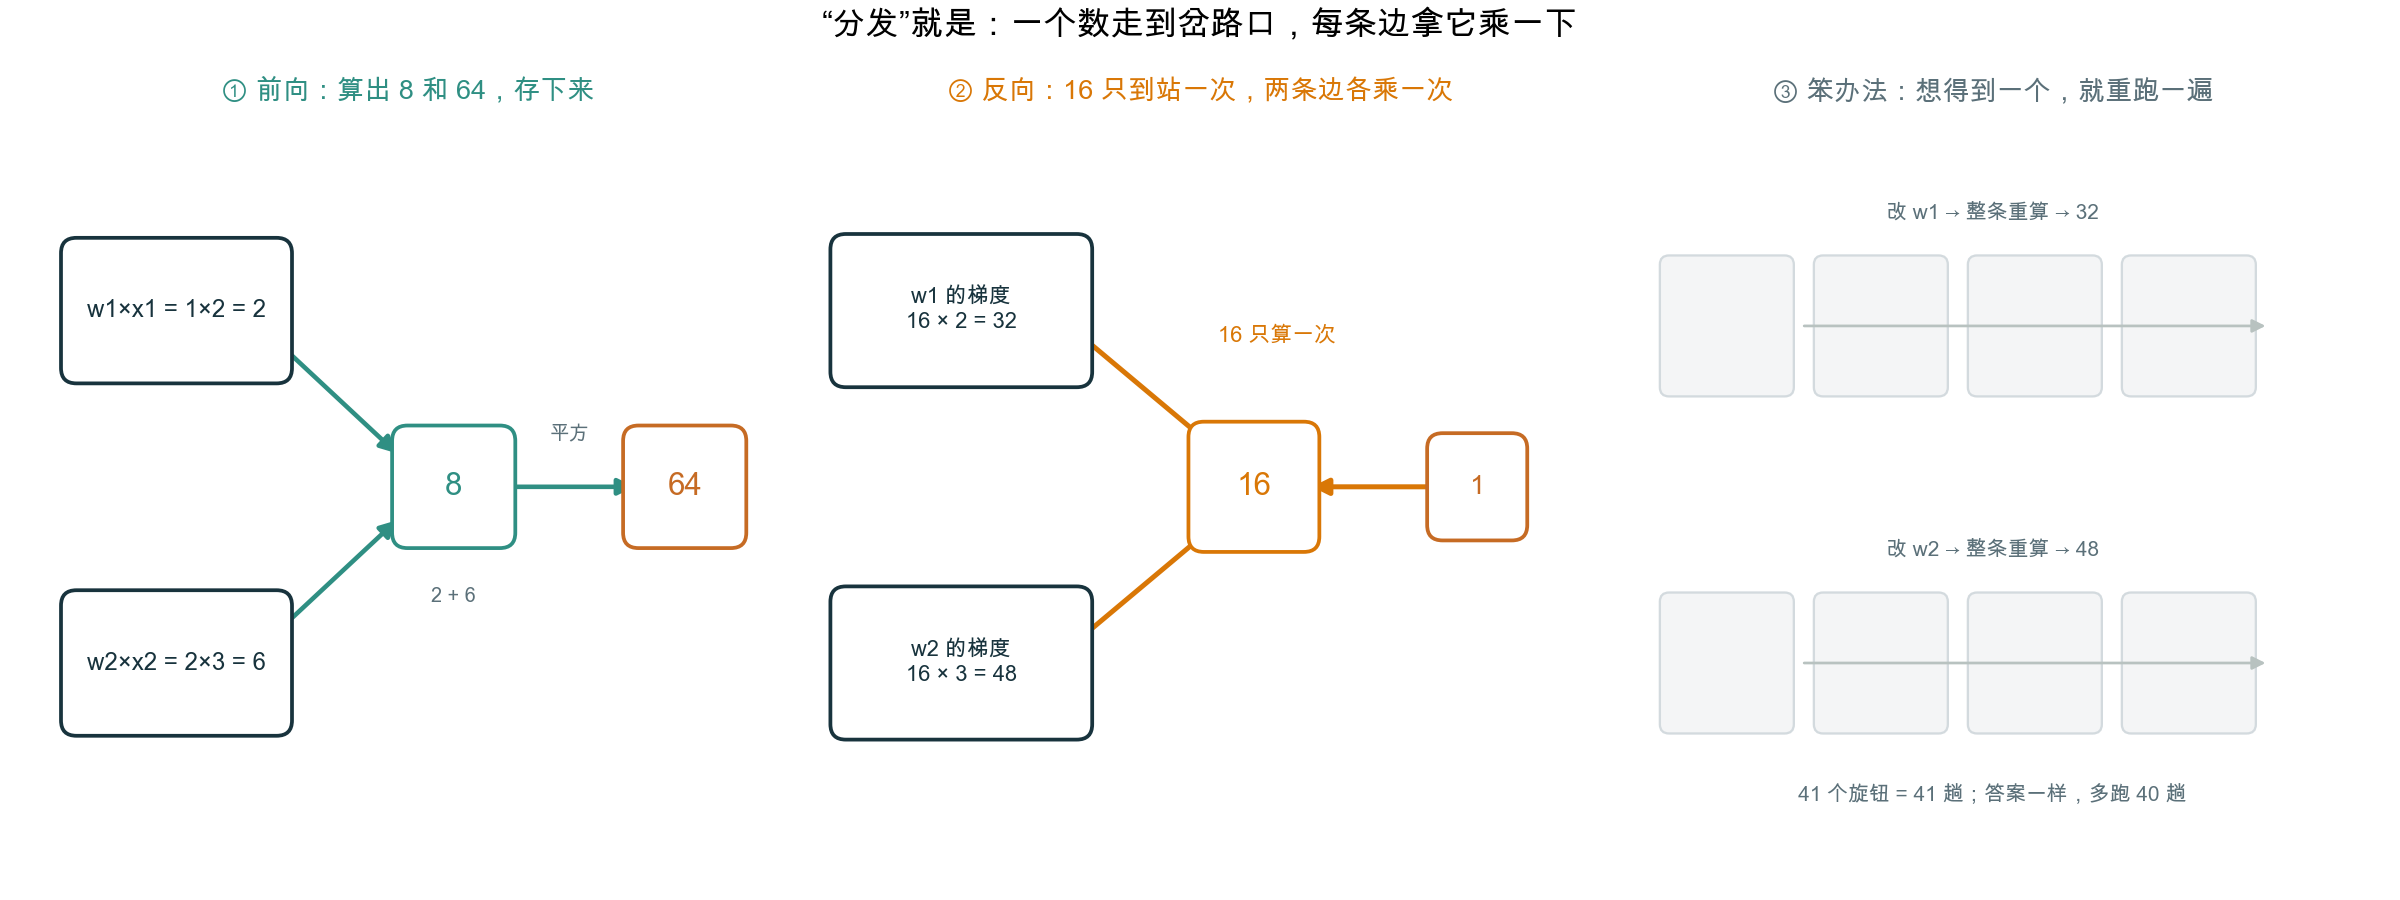

Write the Python code that produced this figure.
"""两个旋钮，把“分发”算给你看：16 只算一次，两条边各乘一次。"""
import matplotlib
matplotlib.use("Agg")
import matplotlib.pyplot as plt
from matplotlib.patches import FancyArrowPatch, FancyBboxPatch

plt.rcParams["font.sans-serif"] = ["Arial Unicode MS", "Heiti TC", "STHeiti", "DejaVu Sans"]
plt.rcParams["axes.unicode_minus"] = False
INK, TEAL, ORANGE, MUTED = "#18333d", "#087f8c", "#c66b24", "#5b7079"
FWD, BWD = "#2f8f83", "#d97706"

def box(ax, x, y, txt, color=INK, w=0.26, h=0.15, fs=11.5):
    ax.add_patch(FancyBboxPatch((x - w/2, y - h/2), w, h, boxstyle="round,pad=0.02",
                                fc="white", ec=color, lw=1.8, zorder=3))
    ax.text(x, y, txt, ha="center", va="center", fontsize=fs, color=color, zorder=4)

fig, axes = plt.subplots(1, 3, figsize=(16, 6.0))
for ax in axes:
    ax.set_xlim(0, 1); ax.set_ylim(0, 1); ax.axis("off")

# ① 前向
a = axes[0]
a.set_title("① 前向：算出 8 和 64，存下来", fontsize=13, color=FWD)
box(a, 0.20, 0.74, "w1×x1 = 1×2 = 2")
box(a, 0.20, 0.28, "w2×x2 = 2×3 = 6")
box(a, 0.56, 0.51, "8", color=FWD, w=0.12, h=0.12, fs=15)
box(a, 0.86, 0.51, "64", color=ORANGE, w=0.12, h=0.12, fs=15)
a.add_patch(FancyArrowPatch((0.33, 0.70), (0.49, 0.55), arrowstyle="-|>", mutation_scale=16, color=FWD, lw=2.2))
a.add_patch(FancyArrowPatch((0.33, 0.32), (0.49, 0.47), arrowstyle="-|>", mutation_scale=16, color=FWD, lw=2.2))
a.add_patch(FancyArrowPatch((0.62, 0.51), (0.80, 0.51), arrowstyle="-|>", mutation_scale=16, color=FWD, lw=2.2))
a.text(0.56, 0.36, "2 + 6", fontsize=9.5, color=MUTED, ha="center")
a.text(0.71, 0.57, "平方", fontsize=9.5, color=MUTED, ha="center")

# ② 反向
b = axes[1]
b.set_title("② 反向：16 只到站一次，两条边各乘一次", fontsize=13, color=BWD)
box(b, 0.19, 0.74, "w1 的梯度\n16 × 2 = 32", w=0.30, h=0.16, fs=10.5)
box(b, 0.19, 0.28, "w2 的梯度\n16 × 3 = 48", w=0.30, h=0.16, fs=10.5)
box(b, 0.57, 0.51, "16", color=BWD, w=0.13, h=0.13, fs=15)
box(b, 0.86, 0.51, "1", color=ORANGE, w=0.09, h=0.10, fs=13)
b.add_patch(FancyArrowPatch((0.81, 0.51), (0.64, 0.51), arrowstyle="-|>", mutation_scale=16, color=BWD, lw=2.4))
b.add_patch(FancyArrowPatch((0.52, 0.56), (0.33, 0.72), arrowstyle="-|>", mutation_scale=16, color=BWD, lw=2.4))
b.add_patch(FancyArrowPatch((0.52, 0.46), (0.33, 0.30), arrowstyle="-|>", mutation_scale=16, color=BWD, lw=2.4))
b.text(0.60, 0.70, "16 只算一次", fontsize=10.5, color=BWD, ha="center")

# ③ 笨办法
c = axes[2]
c.set_title("③ 笨办法：想得到一个，就重跑一遍", fontsize=13, color=MUTED)
for k, (yy, label) in enumerate([(0.72, "改 w1 → 整条重算 → 32"), (0.28, "改 w2 → 整条重算 → 48")]):
    for i in range(4):
        c.add_patch(FancyBboxPatch((0.08 + i*0.20, yy - 0.08), 0.15, 0.16, boxstyle="round,pad=0.012",
                                   fc="#f4f5f6", ec="#d3dade", lw=1.1))
    c.add_patch(FancyArrowPatch((0.25, yy), (0.86, yy), arrowstyle="-|>",
                                mutation_scale=13, color="#b8c2c0", lw=1.3))
    c.text(0.50, yy + 0.14, label, fontsize=10, color=MUTED, ha="center")
c.text(0.50, 0.10, "41 个旋钮 = 41 趟；答案一样，多跑 40 趟", fontsize=10, color=MUTED, ha="center")

fig.suptitle("“分发”就是：一个数走到岔路口，每条边拿它乘一下", fontsize=16, y=0.99)
fig.tight_layout()
fig.savefig("distribute.png", dpi=150, facecolor="white")
print("saved")
